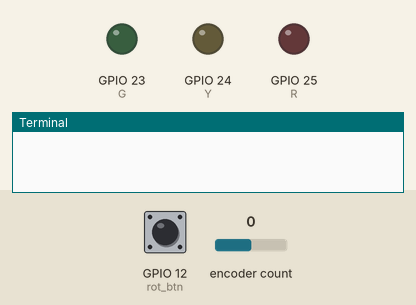
Bench run of a program on a simulated Raspberry Pi (BCM pin numbers). Shown: output pins drawn as LEDs (lit = HIGH), the last lines printed to the terminal. Inputs (shaded band) come from the test bench; at power-on: encoder count 0, GPIO 12 (rot_btn) HIGH.

Above: at 1.2 s.
1.3 s: encoder count set to 1
At 2.5 s:
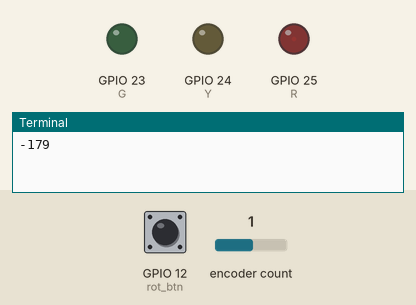
2.8 s: GPIO 12 (rot_btn) pulled LOW for 0.15 s
4.4 s: encoder count set to 0
At 4.9 s:
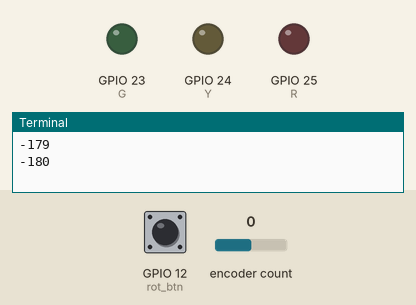
5.9 s: encoder count set to -1
At 7.1 s:
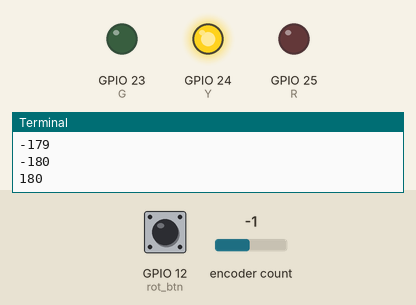
7.4 s: encoder count set to -2
At 8.4 s:
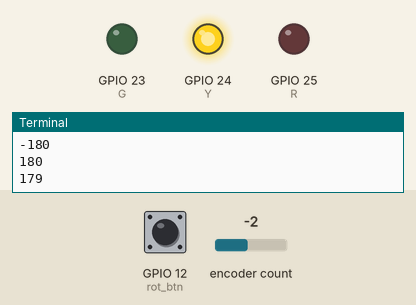
8.9 s: encoder count set to 2
At 9.8 s:
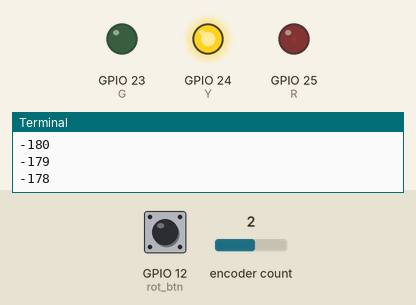
Timing chart, 0 to 11.4 s (numbered marks = the images above; inputs shaded):
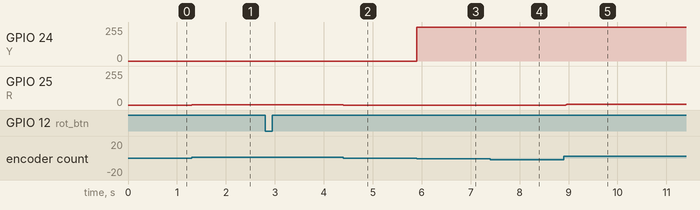

The program:

encoder.py
```python
from signal import pause
from gpiozero import RotaryEncoder, Button, PWMLED

rotor = RotaryEncoder(16, 20, wrap=True, max_steps=180)
rotor.steps = -180
rot_btn = Button(12)

G = PWMLED(23)
Y = PWMLED(24)
R = PWMLED(25)

def change_hue():
    print(rotor.steps)

def say_hello():
    R.off()
    G.off()
    Y.off()

rotor.when_rotated = change_hue
rot_btn.when_pressed = say_hello

while True:
    if rotor.steps < -60:
        R.value = (rotor.steps + 180) / 120
    elif rotor.steps < 60:
        G.value = (rotor.steps + 60) / 120
    else:
        Y.value = (rotor.steps - 60) / 120
```

Measured:
- after the input at 1.3 s, GPIO 25 (R): 0/255 → 2/255 at once
- after the input at 4.4 s, GPIO 25 (R): 2/255 → 0/255 at once
- after the input at 5.9 s, GPIO 24 (Y): 0/255 → 255/255 at once
- after the input at 7.4 s, GPIO 24 (Y): 255/255 → 253/255 at once
- after the input at 8.9 s, GPIO 24 (Y): 253/255 → 255/255 at once; GPIO 25 (R): 0/255 → 4/255 at once
